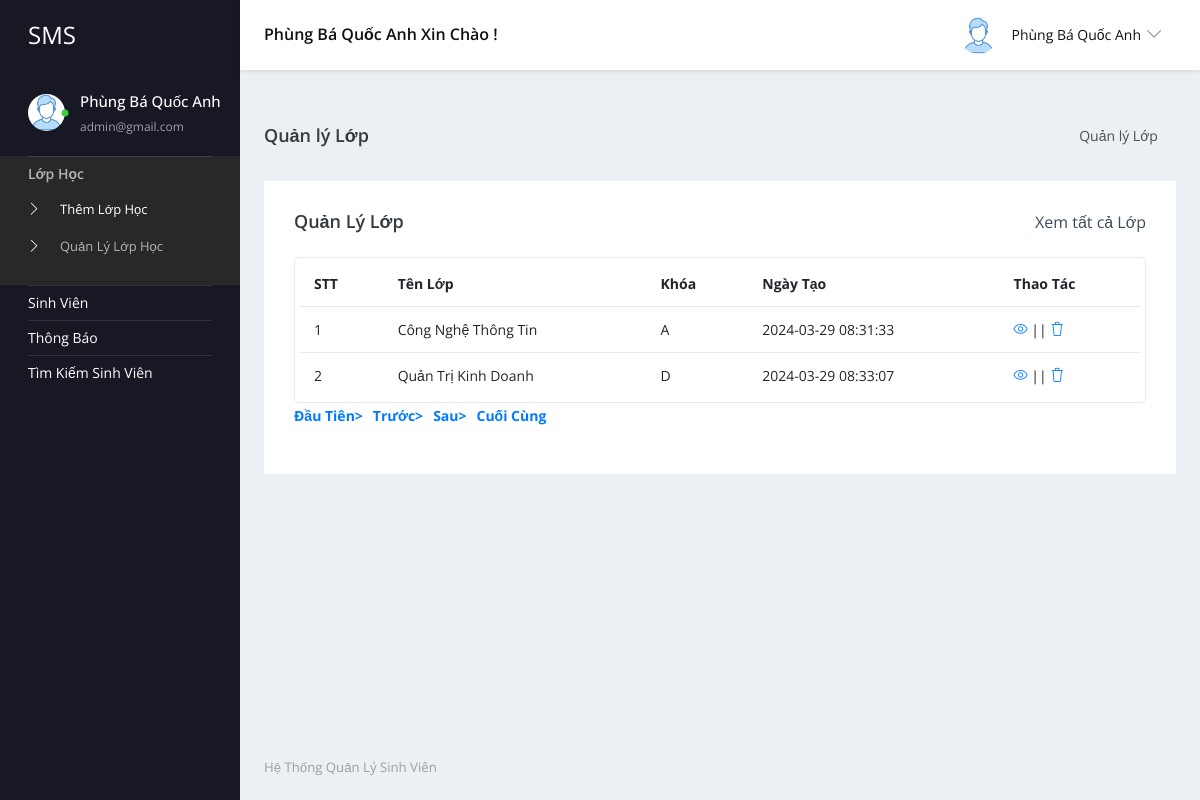
The app's page /admin/manage-class.php (signed in) with its own data.
### tables this page shows
CREATE TABLE `tblclass` (
  `ID` int(5) NOT NULL,
  `ClassName` varchar(50) DEFAULT NULL,
  `Section` varchar(20) DEFAULT NULL,
  `CreationDate` timestamp NULL DEFAULT current_timestamp()
);

### admin/manage-class.php (the view, shortened to what this page needs)
<?php
include('includes/dbconnection.php');
?>
<!DOCTYPE html>
<html lang="en">
<head>
    <link rel="stylesheet" href="vendors/simple-line-icons/css/simple-line-icons.css">
    <link rel="stylesheet" href="vendors/flag-icon-css/css/flag-icon.min.css">
    <link rel="stylesheet" href="vendors/css/vendor.bundle.base.css">
    <link rel="stylesheet" href="./vendors/daterangepicker/daterangepicker.css">
    <link rel="stylesheet" href="./vendors/chartist/chartist.min.css">
    <link rel="stylesheet" href="./css/style.css">
</head>
<body>
    <div class="container-scroller">
     <?php include_once('includes/header.php');?>
      <div class="container-fluid page-body-wrapper">
        <?php include_once('includes/sidebar.php');?>
        <div class="main-panel">
          <div class="content-wrapper">
             <div class="page-header">
              <h3 class="page-title"> Quản lý Lớp </h3>
              <nav aria-label="breadcrumb">
                <ol class="breadcrumb">
                  <li class="breadcrumb-item active" aria-current="page"> Quản lý Lớp</li>
                </ol>
              </nav>
            </div>
            <div class="row">
              <div class="col-md-12 grid-margin stretch-card">
                <div class="card">
                  <div class="card-body">
                    <div class="d-sm-flex align-items-center mb-4">
                      <h4 class="card-title mb-sm-0">Quản lý Lớp</h4>
                      <a href="#" class="text-dark ml-auto mb-3 mb-sm-0"> Xem tất cả Lớp</a>
                    </div>
                    <div class="table-responsive border rounded p-1">
                      <table class="table">
                        <thead>
                          <tr>
                            <th class="font-weight-bold">STT</th>
                            <th class="font-weight-bold">Tên Lớp</th>
                            <th class="font-weight-bold">Khóa</th>
                            <th class="font-weight-bold">Ngày Tạo</th>
                            <th class="font-weight-bold">Thao Tác</th>
                          </tr>
                        </thead>
                        <tbody>
                           <?php
                           if (isset($_GET['pageno'])) {
                                $pageno = $_GET['pageno'];
                            } else {
                                $pageno = 1;
                            }
                            $no_of_records_per_page = 15;
                            $offset = ($pageno - 1) * $no_of_records_per_page;
                            $ret = "SELECT ID FROM tblclass";
                            $query1 = $dbh->prepare($ret);
                            $query1->execute();
                            $total_rows = $query1->rowCount();
                            $total_pages = ceil($total_rows / $no_of_records_per_page);
                            $sql = "SELECT * FROM tblclass LIMIT $offset, $no_of_records_per_page";
                            $query = $dbh->prepare($sql);
                            $query->execute();
                            $results = $query->fetchAll(PDO::FETCH_OBJ);
                            $cnt = 1;
                            if($query->rowCount() > 0) {
                                foreach($results as $row) { ?>
                                    <tr>
                                        <td><?php echo htmlentities($cnt);?></td>
                                        <td><?php  echo htmlentities($row->ClassName);?></td>
                                        <td><?php  echo htmlentities($row->Section);?></td>
                                        <td><?php  echo htmlentities($row->CreationDate);?></td>
                                        <td>
                                            <div><a href="edit-class-detail.php?editid=<?php echo htmlentities($row->ID);?>"><i class="icon-eye"></i></a>
                                            || <a href="manage-class.php?delid=<?php echo ($row->ID);?>" onclick="return confirm('Bạn có chắc muốn xóa ?');"> <i class="icon-trash"></i></a></div>
                                        </td>
                                    </tr>
                                <?php $cnt = $cnt + 1;
                            }
                        } ?>
                        </tbody>
                      </table>
                    </div>
                    <div align="left">
                        <ul class="pagination" >
                            <li><a href="?pageno=1"><strong>Đầu Tiên></strong></a></li>
                            <li class="<?php if($pageno <= 1){ echo 'disabled'; } ?>">
                                <a href="<?php if($pageno <= 1){ echo '#'; } else { echo "?pageno=".($pageno - 1); } ?>"><strong style="padding-left: 10px">Trước></strong></a>
                            </li>
                            <li class="<?php if($pageno >= $total_pages){ echo 'disabled'; } ?>">
                                <a href="<?php if($pageno >= $total_pages){ echo '#'; } else { echo "?pageno=".($pageno + 1); } ?>"><strong style="padding-left: 10px">Sau></strong></a>
                            </li>
                            <li><a href="?pageno=<?php echo $total_pages; ?>"><strong style="padding-left: 10px">Cuối Cùng</strong></a></li>
                        </ul>
                    </div>
                  </div>
                </div>
              </div>
            </div>
          </div>
         <?php include_once('includes/footer.php');?>
        </div>
      </div>
    </div>
</body>
</html>

### admin/includes/header.php (shortened to what this page needs)
<nav class="navbar default-layout-navbar col-lg-12 col-12 p-0 fixed-top d-flex flex-row">
  <div class="navbar-brand-wrapper d-flex align-items-center">
    <a class="navbar-brand brand-logo" href="manage-students.php">
      <strong style="color: white;">SMS</strong>
    </a>
  </div>
  <?php
  $aid= $_SESSION['sturecmsaid'];
  $sql="SELECT * from tbladmin where ID=:aid";
  $query = $dbh -> prepare($sql);
  $query->bindParam(':aid',$aid,PDO::PARAM_STR);
  $query->execute();
  $results=$query->fetchAll(PDO::FETCH_OBJ);
  if($query->rowCount() > 0) {
    foreach($results as $row) { ?>
      <div class="navbar-menu-wrapper d-flex align-items-center flex-grow-1">
        <h5 class="mb-0 font-weight-medium d-none d-lg-flex"><?php echo htmlentities($row->AdminName); ?> Xin Chào !</h5>
        <ul class="navbar-nav navbar-nav-right ml-auto">
          <li class="nav-item dropdown d-none d-xl-inline-flex user-dropdown">
            <a class="nav-link dropdown-toggle" id="UserDropdown" href="#" data-toggle="dropdown" aria-expanded="false">
              <img class="img-xs rounded-circle ml-2" src="images/faces/face8.jpg" alt="Profile image">
              <span class="font-weight-normal"><?php echo htmlentities($row->AdminName); ?></span>
            </a>
          </li>
        </ul>
      </div>
    <?php } ?>
  <?php } ?>
</nav>

### admin/includes/sidebar.php (shortened to what this page needs)
<nav class="sidebar sidebar-offcanvas" id="sidebar">
  <ul class="nav">
    <li class="nav-item nav-profile">
      <a href="#" class="nav-link">
        <div class="profile-image">
          <img class="img-xs rounded-circle" src="images/faces/face8.jpg" alt="profile image">
          <div class="dot-indicator bg-success"></div>
        </div>
        <div class="text-wrapper">
          <?php
          $aid= $_SESSION['sturecmsaid'];
          $sql="SELECT * from tbladmin where ID=:aid";
          $query = $dbh -> prepare($sql);
          $query->bindParam(':aid',$aid,PDO::PARAM_STR);
          $query->execute();
          $results=$query->fetchAll(PDO::FETCH_OBJ);
          $cnt=1;
          if($query->rowCount() > 0) {
            foreach($results as $row) { ?>
              <p class="profile-name"><?php echo htmlentities($row->AdminName); ?></p>
              <p class="designation"><?php echo htmlentities($row->Email); ?></p>
          <?php $cnt=$cnt+1; }} ?>
        </div>
      </a>
    </li>
    <li class="nav-item">
      <a class="nav-link" data-toggle="collapse" href="#ui-basic" aria-expanded="false" aria-controls="ui-basic">
        <span class="menu-title">Lớp Học</span>
      </a>
      <div class="collapse" id="ui-basic">
        <ul class="nav flex-column sub-menu">
          <li class="nav-item"> <a class="nav-link" href="add-class.php">Thêm Lớp Học</a></li>
          <li class="nav-item"> <a class="nav-link" href="manage-class.php">Quản Lý Lớp Học</a></li>
        </ul>
      </div>
    </li>
    <li class="nav-item">
      <a class="nav-link" data-toggle="collapse" href="#ui-basic1" aria-expanded="false" aria-controls="ui-basic1">
        <span class="menu-title">Sinh Viên</span>
      </a>
    </li>
    <li class="nav-item">
      <a class="nav-link" data-toggle="collapse" href="#auth" aria-expanded="false" aria-controls="auth">
        <span class="menu-title">Thông Báo</span>
      </a>
    </li>
    <li class="nav-item">
      <a class="nav-link" href="search.php">
        <span class="menu-title">Tìm Kiếm Sinh Viên</span>
      </a>
    </li>
  </ul>
</nav>

### records on screen
tblclass: ClassName "Công Nghệ Thông Tin", Section "A", CreationDate "2024-03-29 08:31:33"
tblclass: ClassName "Quản Trị Kinh Doanh", Section "D", CreationDate "2024-03-29 08:33:07"

### other values on screen
$row->AdminName "Phùng Bá Quốc Anh"
$row->Email "admin@gmail.com"
